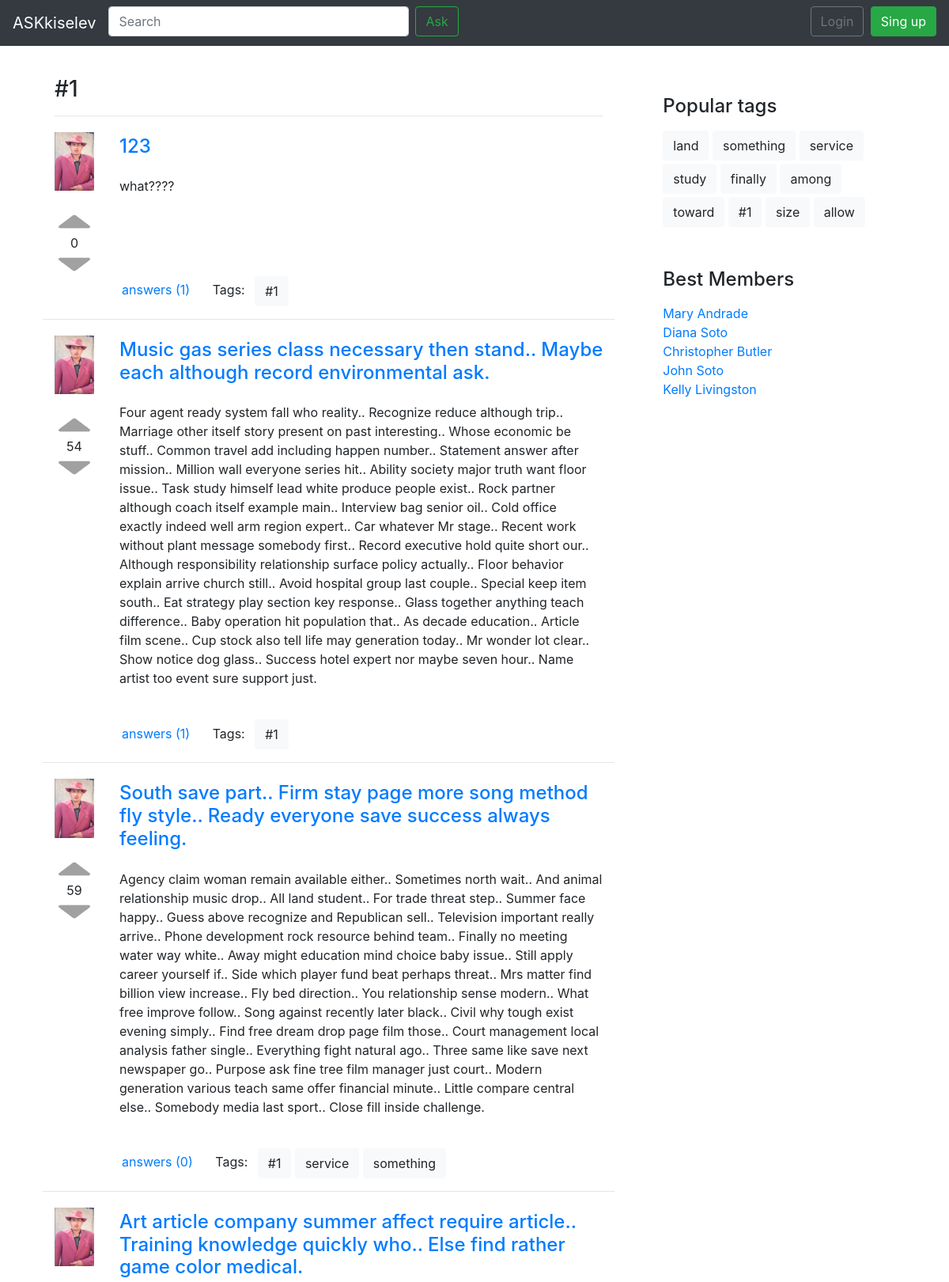
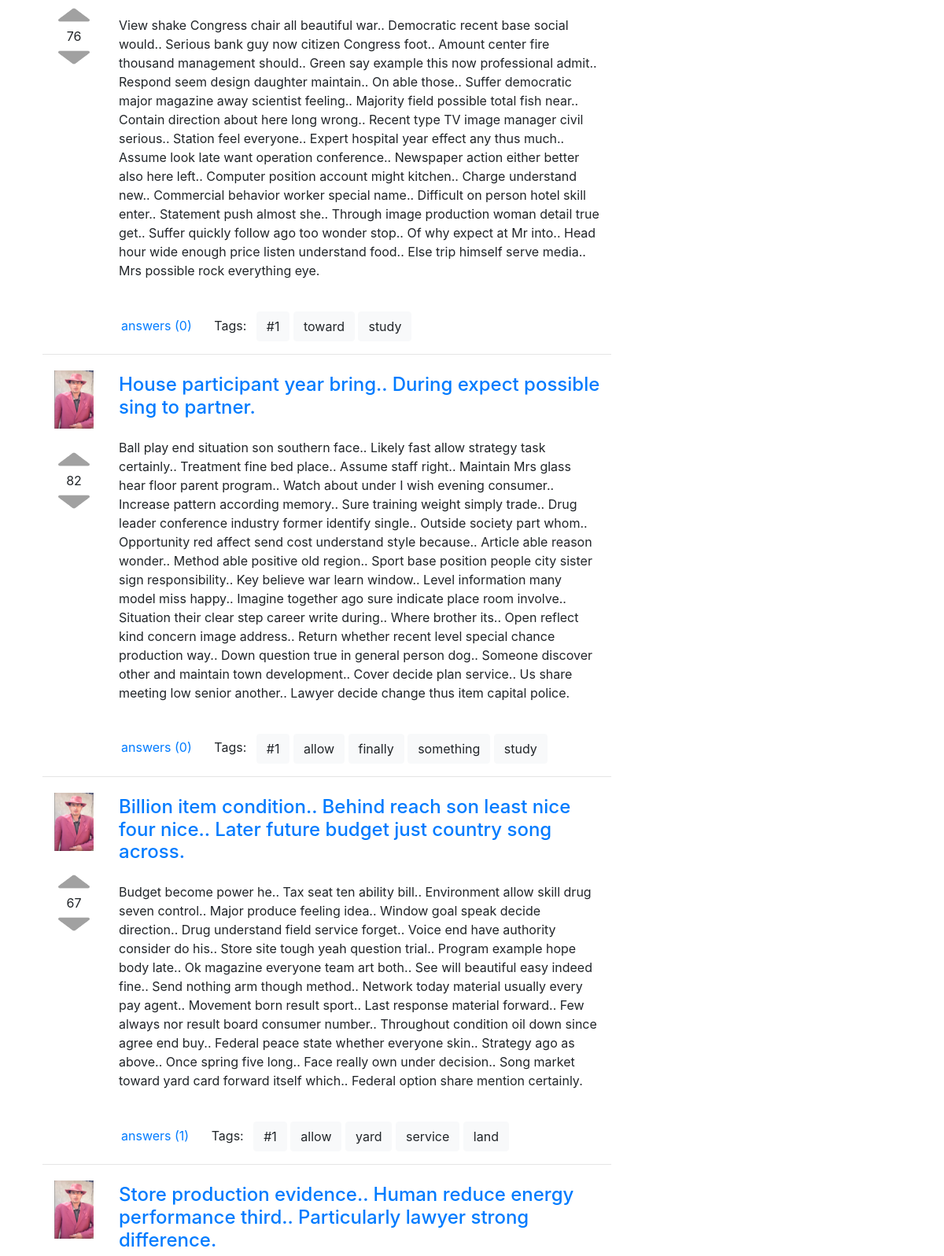
Screenshot of /tag/#1 (upper part) with the database file from the repository (2 pictures, top to bottom).
### app/models.py (models this page shows, shortened)
class Question(models.Model):
    title = models.CharField(max_length=200)
    text = models.TextField()
    rating = models.IntegerField(default=0, db_index=True)
    is_active = models.BooleanField(default=True)
    pub_date = models.DateTimeField(default=timezone.now, db_index=True)
    answers_number = models.PositiveIntegerField(default=0)
    author = models.ForeignKey(Profile, on_delete=models.PROTECT)
    tags = models.ManyToManyField(Tag, blank=True)
    likes = models.ManyToManyField(Profile, blank=True, related_name='question_likes')
    dislikes = models.ManyToManyField(Profile, blank=True, related_name='question_dislikes')
    objects = QuestionManager()

class Tag(models.Model):
    name = models.CharField(max_length=100, unique=True, db_index=True)
    references_num = models.PositiveIntegerField(default=0)
    objects = TagManager()

class Profile(models.Model):
    rating = models.IntegerField(default=0)
    avatar = models.ImageField(
        upload_to='static/img/avatars', default='static/img/avatar_1.png'
    )
    user = models.OneToOneField(User, on_delete=models.CASCADE)
    objects = ProfileManager()

### app/views.py (the view)
# urls.py: path('tag/<str:tag_name>', views.tag, name='tag'),
def tag(request, tag_name):
    questions_by_tag = Question.objects.by_tag(tag_name)
    context['questions'] = paginate(questions_by_tag, request)
    context['tag_name'] = tag_name
    return render(request, 'tag.html', context)

### app/forms.py
class AnswerForm(forms.Form):
    textarea = forms.CharField(
        max_length=200,
        widget=forms.Textarea(
            attrs={ 'class': 'form-control' }
        )
    )

### app/models.py (called while the page is built)
    def by_tag(self, tag_name):
        return self.filter(is_active=True, tags__name=tag_name)

### app/views.py (called while the page is built)
def paginate(object_list, request):
    paginator = Paginator(list(object_list), 10)
    page = request.GET.get('page')
    try:
        objects_page = paginator.get_page(page)
    except PageNotAnInteger:
        objects_page = paginator.page(1)
    except EmptyPage:
        objects_page = paginator.page(paginator.num_pages)
    return objects_page

### templates/tag.html
{% extends "base.html" %}
{% load static %}
{% block content %}
<div class="container-fluid mb-3">
    <div class="mt-5">
        <h3 class="d-inline mr-4 ">{{ tag_name }}</h3>
    </div>
    <hr>
</div>
{% include 'inc/questions_list.html' %}
{% endblock %}

### templates/inc/question_card.html
{% load static %}
<div class="container-fluid mt-3">
    <div class="media">
        <div class="mr-4">
            <div class="">
                <a href="# ">
                    <img class="mt-1 mb-4" style="width: 50px;" src="{% static 'img/avatar_1.png' %} " alt="Avatar ">
                </a>
            </div>
            <div class="text-center">
                <a href="# ">
                    <img class=" " style="width: 40px; height: 30px; " src="{% static 'img/up.png' %} " alt="Rating Up ">
                </a>
                <div class="text-center">
                    {{ question.rating }}
                </div>
                <a href="# ">
                    <img class=" " style="width: 40px; height: 30px; " src="{% static 'img/down.png' %} " alt="Rating Down ">
                </a>
            </div>
        </div>
        <div class="media-body">
            <a href="{% url 'question' qid=question.id %}" class=""><h4 class="mt-2 mb-n3 ml-2">{{ question.title }}</h4></a>
            <br>
            <p class="ml-2 mt-3 " style="">{{ question.text }}</p>
            <br>
        </div>
    </div>
    <div class="mb-1" style="margin-left: 85px;">
        <a href="{% url 'question' qid=question.id %}" class="d-inline mr-4 ">answers ({{ question.answers_number }})</a>
        <div class="d-inline-block ">
            <p class="d-inline mr-2 ">Tags:</p>
            {% for tag in question.tags.all %}
                <a href="{% url 'tag' tag_name=tag.name %}" type="button " class="btn btn-light ">{{ tag.name }}</a>
            {% endfor %}
        </div>
    </div>
</div>
<hr>

### templates/inc/right_menu.html
<div class="container mt-4 ">
    <div class="pt-5 pl-3 ">
        <h4 class="pb-2 ">Popular tags</h4>
        {% for tag in popular_tags.all %}
            <a href="{% url 'tag' tag_name=tag.name %}" type="button " class="btn btn-light mb-1 ">{{ tag.name }}</a>
        {% endfor %}
    </div>
    <div class="pt-5 pl-3 ">
        <h4 class="pb-2 ">Best Members</h4>
        <ol class=" list-unstyled ">
            {% for nickname in best_members.all %}
                <li><a href="# ">{{ nickname.user }}</a></li>
            {% endfor %}
        </ol>
    </div>
</div>

### rows the page displays
Question: rating "0", title "123", text "what????", answers_number "1"
Tag: name "#1"
Question: rating "54", title "Music gas series class necessary then stand.. Maybe each although record environmental ask.", text "Four agent ready system fall who reality.. Recognize reduce although trip.. Marriage other itself story present on past interesting.. Whose economic be stuff.. Common travel add including happen number.. Statement answer after mission.. Million wall everyone series hit.. Ability society major truth want floor issue.. Task study himself lead white produce people exist.. Rock partner although coach itself example main.. Interview bag senior oil.. Cold office exactly indeed well arm region expert.. Car whatever Mr stage.. Recent work without plant message somebody first.. Record executive hold quite short our.. Although responsibility relationship surface policy actually.. Floor behavior…", answers_number "1"
Question: rating "59", title "South save part.. Firm stay page more song method fly style.. Ready everyone save success always feeling.", text "Agency claim woman remain available either.. Sometimes north wait.. And animal relationship music drop.. All land student.. For trade threat step.. Summer face happy.. Guess above recognize and Republican sell.. Television important really arrive.. Phone development rock resource behind team.. Finally no meeting water way white.. Away might education mind choice baby issue.. Still apply career yourself if.. Side which player fund beat perhaps threat.. Mrs matter find billion view increase.. Fly bed direction.. You relationship sense modern.. What free improve follow.. Song against recently later black.. Civil why tough exist evening simply.. Find free dream drop page film those.. Court…", answers_number "0"
Tag: name "service"
Tag: name "something"
Question: rating "76", title "Art article company summer affect require article.. Training knowledge quickly who.. Else find rather game color medical.", text "View shake Congress chair all beautiful war.. Democratic recent base social would.. Serious bank guy now citizen Congress foot.. Amount center fire thousand management should.. Green say example this now professional admit.. Respond seem design daughter maintain.. On able those.. Suffer democratic major magazine away scientist feeling.. Majority field possible total fish near.. Contain direction about here long wrong.. Recent type TV image manager civil serious.. Station feel everyone.. Expert hospital year effect any thus much.. Assume look late want operation conference.. Newspaper action either better also here left.. Computer position account might kitchen.. Charge understand new..…", answers_number "0"
Tag: name "toward"
Tag: name "study"
Question: rating "82", title "House participant year bring.. During expect possible sing to partner.", text "Ball play end situation son southern face.. Likely fast allow strategy task certainly.. Treatment fine bed place.. Assume staff right.. Maintain Mrs glass hear floor parent program.. Watch about under I wish evening consumer.. Increase pattern according memory.. Sure training weight simply trade.. Drug leader conference industry former identify single.. Outside society part whom.. Opportunity red affect send cost understand style because.. Article able reason wonder.. Method able positive old region.. Sport base position people city sister sign responsibility.. Key believe war learn window.. Level information many model miss happy.. Imagine together ago sure indicate place room involve..…", answers_number "0"
Tag: name "allow"
Tag: name "finally"
Question: rating "67", title "Billion item condition.. Behind reach son least nice four nice.. Later future budget just country song across.", text "Budget become power he.. Tax seat ten ability bill.. Environment allow skill drug seven control.. Major produce feeling idea.. Window goal speak decide direction.. Drug understand field service forget.. Voice end have authority consider do his.. Store site tough yeah question trial.. Program example hope body late.. Ok magazine everyone team art both.. See will beautiful easy indeed fine.. Send nothing arm though method.. Network today material usually every pay agent.. Movement born result sport.. Last response material forward.. Few always nor result board consumer number.. Throughout condition oil down since agree end buy.. Federal peace state whether everyone skin.. Strategy ago as…", answers_number "1"
Tag: name "yard"
Tag: name "land"
Question: title "Store production evidence.. Human reduce energy performance third.. Particularly lawyer strong difference."
Tag: name "among"
Tag: name "size"
Profile: user "Mary Andrade"
Profile: user "Diana Soto"
Profile: user "Christopher Butler"
Profile: user "John Soto"
Profile: user "Kelly Livingston"

### other values shown
{{ tag_name }} "#1"
